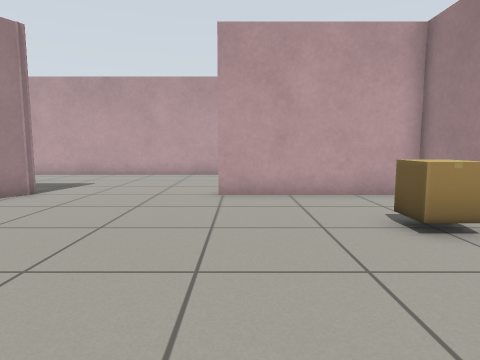
view 1 (above)

16 first-person views from a walk through a robot-simulator world made for Gazebo. The camera is 0.72 m above the floor, tilts 6° down and sees 75° across. The floor is counted in squares, 0.5 m on a side. Each view is taken from the middle of a square. On the plan, view 1 faces up. The plan holds only what a view shows up to about 15 squares ahead; the rest is blank.

view 2
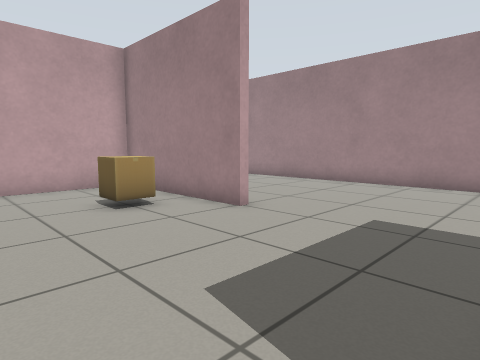

view 3
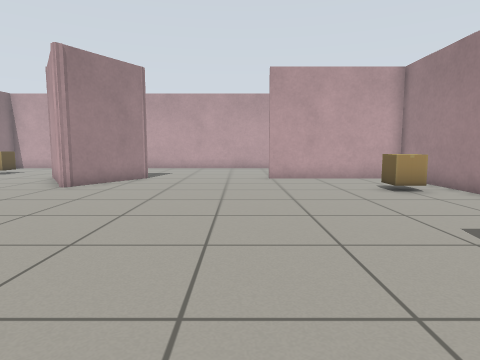

view 4
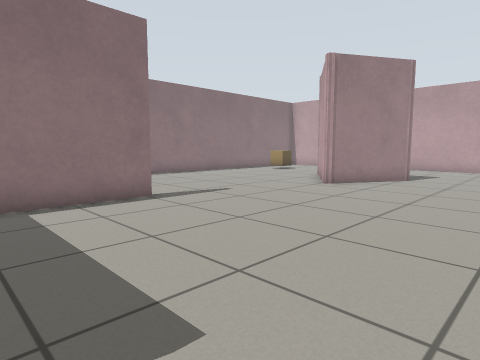

view 5
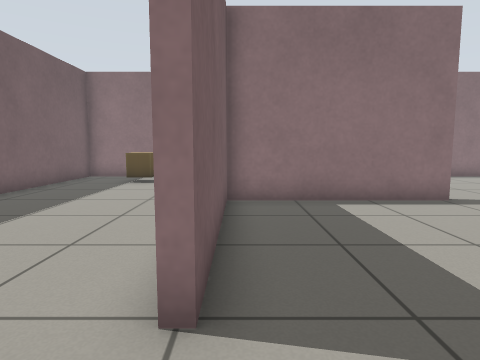

view 6
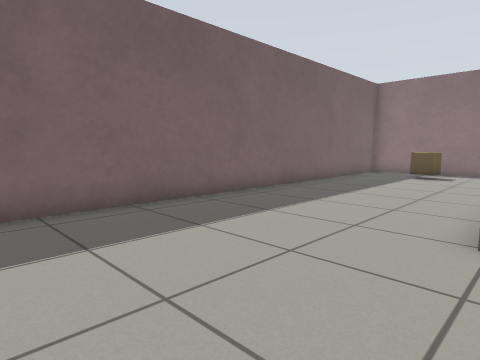

view 7
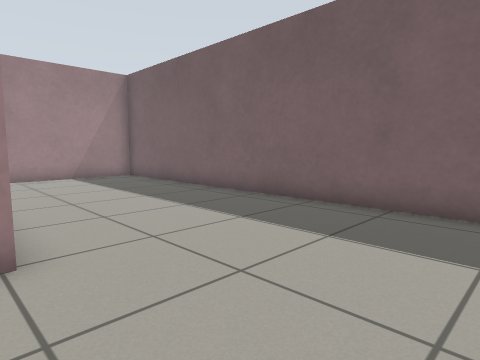

view 8
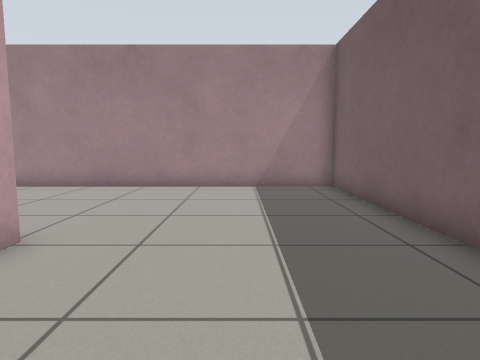

view 9
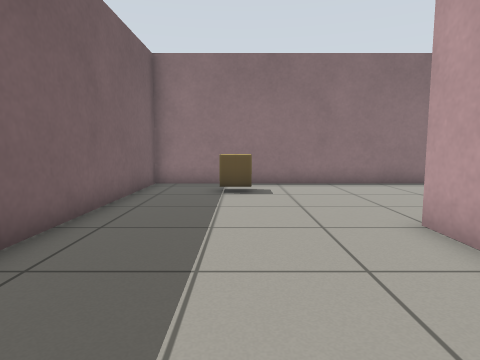

view 10
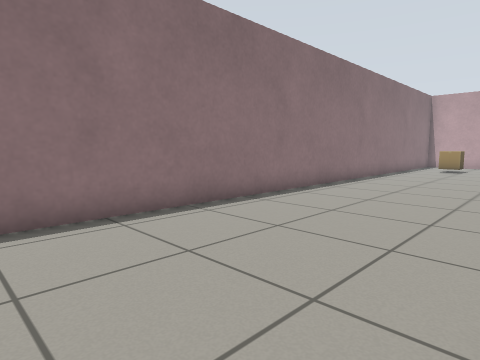

view 11
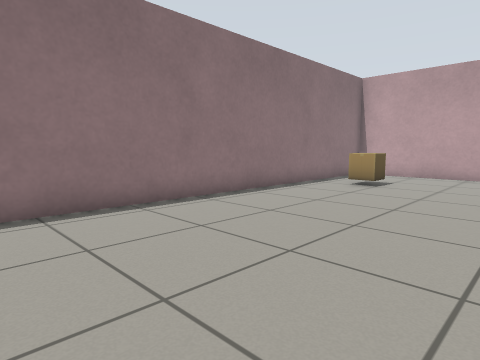

view 12
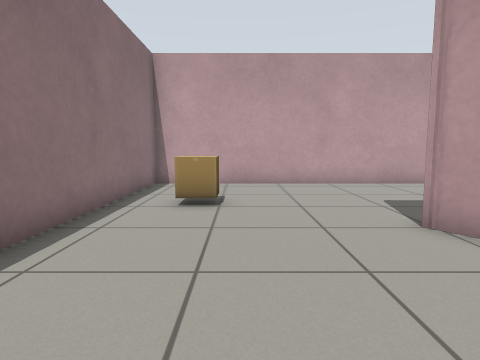

view 13
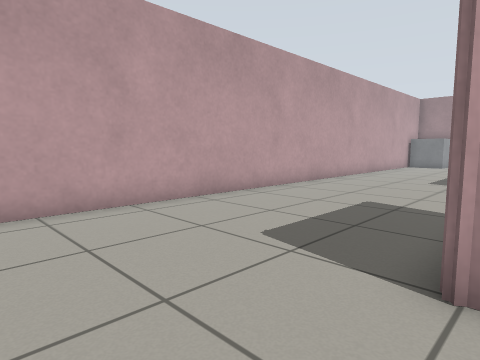

view 14
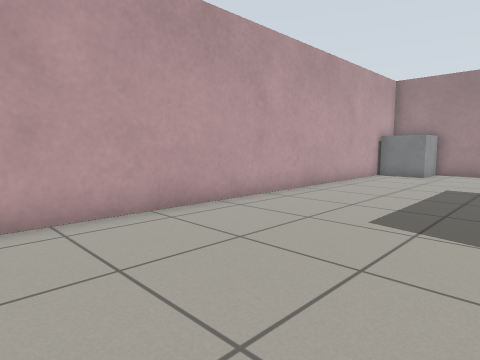

view 15
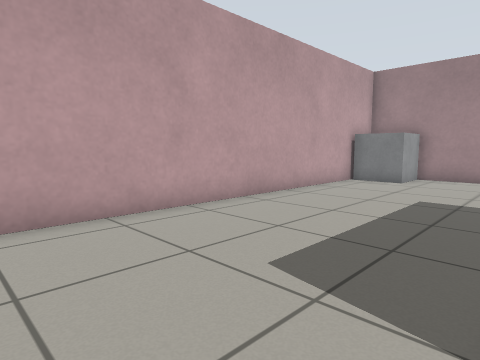

view 16
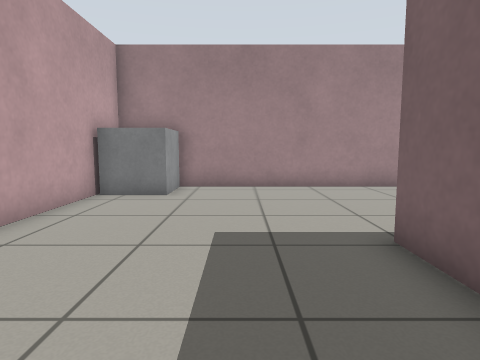

### Floor plan
Points are (right, up) in squares from view 1. A wall is a line through its corners. A room is listed if a view was taken in it or the views show most of it. See-through windows are left out.
Room 1 (views 1, 2, 3, 4, 5, 6, 7, 8, 9, 10, 11, 12, 13, 14, 15, 16)
walls: (-10.3, -0.2) (-10.3, -6.3) (-4.3, -6.3) (-4.3, -6.8); (-6.3, 9.8) (-6.3, 9.5) (-8.2, 6.2) (-8.4, 6.1) (-10.7, 9.5); (5.7, 3.3) (5.4, 3.3) (5.4, 9.3) (-0.8, 9.3); (3.9, 9.6) (5.7, 9.6); (-9.2, -6.6) (-10.7, -6.6); (-10.6, 9.5) (-10.6, 9.6) (-10.4, 9.8); (5.8, -6.6) (5.3, -6.6); (10.5, 16.3) (-17.3, 16.3) (-17.3, -13.4) (12.4, -13.4) (12.4, 13.2)
objects: cardboard box (-15, -10); cardboard box (-15, 12); cardboard box (3, 5) to (4, 6); grey box (11, 14) to (12, 16)

Positions as (right, up) in squares from view 1, and headings:
1: (0, 0), facing up
2: (0, -2), facing up-right
3: (-2, -5), facing up
4: (-2, -5), facing up-left
5: (-2, -6), facing left
6: (1, -6), facing down-left
7: (-3, -6), facing down-right
8: (1, -10), facing right
9: (-5, -10), facing left
10: (-11, -9), facing up-left
11: (-10, 0), facing up-left
12: (-14, 4), facing up
13: (-14, 9), facing up-right
14: (-6, 10), facing up-right
15: (-3, 10), facing up-right
16: (1, 12), facing right
